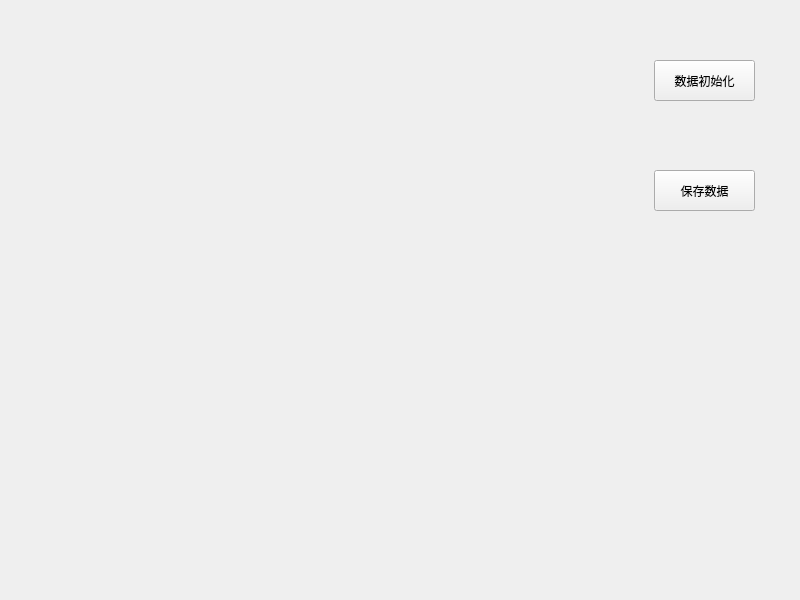
<?xml version="1.0" encoding="UTF-8"?>
<ui version="4.0">
 <class>MainWindow</class>
 <widget class="QMainWindow" name="MainWindow">
  <property name="geometry">
   <rect>
    <x>0</x>
    <y>0</y>
    <width>800</width>
    <height>600</height>
   </rect>
  </property>
  <property name="windowTitle">
   <string>MainWindow</string>
  </property>
  <widget class="QWidget" name="centralWidget">
   <widget class="QPushButton" name="pushButton">
    <property name="geometry">
     <rect>
      <x>654</x>
      <y>60</y>
      <width>101</width>
      <height>41</height>
     </rect>
    </property>
    <property name="text">
     <string>数据初始化</string>
    </property>
   </widget>
   <widget class="QPushButton" name="pushButton_2">
    <property name="geometry">
     <rect>
      <x>654</x>
      <y>170</y>
      <width>101</width>
      <height>41</height>
     </rect>
    </property>
    <property name="text">
     <string>保存数据</string>
    </property>
   </widget>
   <widget class="DataTableWidget" name="pandastablewidget" native="true">
    <property name="geometry">
     <rect>
      <x>10</x>
      <y>30</y>
      <width>591</width>
      <height>331</height>
     </rect>
    </property>
    <property name="styleSheet">
     <string notr="true"/>
    </property>
   </widget>
  </widget>
 </widget>
 <customwidgets>
  <customwidget>
   <class>DataTableWidget</class>
   <extends>QWidget</extends>
   <header>qtpandas.views.DataTableView</header>
   <container>1</container>
  </customwidget>
 </customwidgets>
 <resources/>
 <connections/>
</ui>
